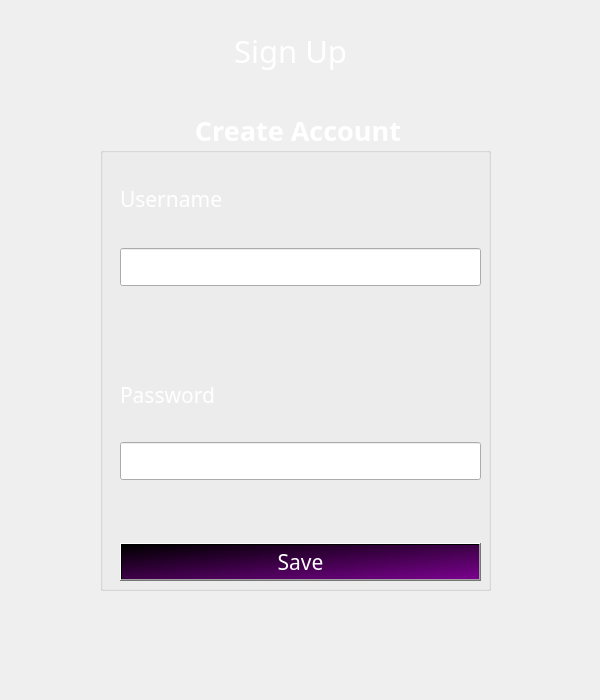
<?xml version="1.0" encoding="UTF-8"?>
<ui version="4.0">
 <class>SignUp</class>
 <widget class="QDialog" name="SignUp">
  <property name="geometry">
   <rect>
    <x>0</x>
    <y>0</y>
    <width>600</width>
    <height>700</height>
   </rect>
  </property>
  <property name="maximumSize">
   <size>
    <width>600</width>
    <height>700</height>
   </size>
  </property>
  <property name="windowTitle">
   <string>SignUp</string>
  </property>
  <property name="windowIcon">
   <iconset resource="src.qrc">
    <normaloff>:/images/ghjk.png</normaloff>:/images/ghjk.png</iconset>
  </property>
  <widget class="QLabel" name="label">
   <property name="geometry">
    <rect>
     <x>230</x>
     <y>10</y>
     <width>121</width>
     <height>81</height>
    </rect>
   </property>
   <property name="font">
    <font>
     <family>Sitka Banner</family>
     <pointsize>23</pointsize>
    </font>
   </property>
   <property name="styleSheet">
    <string notr="true">color: rgb(255, 255, 255);</string>
   </property>
   <property name="text">
    <string>Sign Up</string>
   </property>
   <property name="alignment">
    <set>Qt::AlignmentFlag::AlignCenter</set>
   </property>
  </widget>
  <widget class="QGroupBox" name="groupBox">
   <property name="geometry">
    <rect>
     <x>100</x>
     <y>110</y>
     <width>391</width>
     <height>481</height>
    </rect>
   </property>
   <property name="font">
    <font>
     <family>Sitka Banner</family>
     <pointsize>20</pointsize>
     <bold>true</bold>
    </font>
   </property>
   <property name="styleSheet">
    <string notr="true">color: rgb(255, 255, 255);</string>
   </property>
   <property name="title">
    <string>Create Account</string>
   </property>
   <property name="alignment">
    <set>Qt::AlignmentFlag::AlignCenter</set>
   </property>
   <widget class="QWidget" name="layoutWidget">
    <property name="geometry">
     <rect>
      <x>20</x>
      <y>40</y>
      <width>361</width>
      <height>431</height>
     </rect>
    </property>
    <layout class="QVBoxLayout" name="verticalLayout_3">
     <property name="spacing">
      <number>46</number>
     </property>
     <item>
      <layout class="QVBoxLayout" name="verticalLayout">
       <property name="spacing">
        <number>0</number>
       </property>
       <property name="bottomMargin">
        <number>15</number>
       </property>
       <item>
        <widget class="QLabel" name="label_2">
         <property name="font">
          <font>
           <family>Sitka Banner</family>
           <pointsize>16</pointsize>
           <bold>false</bold>
          </font>
         </property>
         <property name="text">
          <string>Username</string>
         </property>
        </widget>
       </item>
       <item>
        <widget class="QLineEdit" name="username">
         <property name="font">
          <font>
           <family>Sitka Banner</family>
           <pointsize>16</pointsize>
           <bold>false</bold>
          </font>
         </property>
         <property name="styleSheet">
          <string notr="true">color: rgb(2, 2, 2);</string>
         </property>
        </widget>
       </item>
      </layout>
     </item>
     <item>
      <layout class="QVBoxLayout" name="verticalLayout_2">
       <property name="spacing">
        <number>0</number>
       </property>
       <property name="bottomMargin">
        <number>17</number>
       </property>
       <item>
        <widget class="QLabel" name="label_3">
         <property name="font">
          <font>
           <family>Sitka Banner</family>
           <pointsize>16</pointsize>
           <bold>false</bold>
          </font>
         </property>
         <property name="text">
          <string>Password</string>
         </property>
        </widget>
       </item>
       <item>
        <widget class="QLineEdit" name="password">
         <property name="font">
          <font>
           <family>Sitka Banner</family>
           <pointsize>16</pointsize>
           <bold>false</bold>
          </font>
         </property>
         <property name="styleSheet">
          <string notr="true">color: rgb(2, 2, 2);</string>
         </property>
         <property name="echoMode">
          <enum>QLineEdit::EchoMode::Password</enum>
         </property>
        </widget>
       </item>
      </layout>
     </item>
     <item>
      <widget class="QPushButton" name="Savebtn">
       <property name="font">
        <font>
         <family>Sitka Banner</family>
         <pointsize>16</pointsize>
         <bold>false</bold>
        </font>
       </property>
       <property name="cursor">
        <cursorShape>PointingHandCursor</cursorShape>
       </property>
       <property name="styleSheet">
        <string notr="true">background-color: qlineargradient(spread:pad, x1:0, y1:0, x2:1, y2:1, stop:0 rgba(0, 0, 0, 255), stop:1 rgba(122, 1, 142, 255));
color: rgb(255, 255, 255);</string>
       </property>
       <property name="text">
        <string>Save</string>
       </property>
      </widget>
     </item>
    </layout>
   </widget>
  </widget>
  <widget class="QLabel" name="label_4">
   <property name="geometry">
    <rect>
     <x>-120</x>
     <y>-10</y>
     <width>1241</width>
     <height>711</height>
    </rect>
   </property>
   <property name="styleSheet">
    <string notr="true">image: url(:/images/6070859.jpg);</string>
   </property>
   <property name="text">
    <string/>
   </property>
  </widget>
  <zorder>label_4</zorder>
  <zorder>label</zorder>
  <zorder>groupBox</zorder>
 </widget>
 <resources>
  <include location="src.qrc"/>
 </resources>
 <connections/>
</ui>
